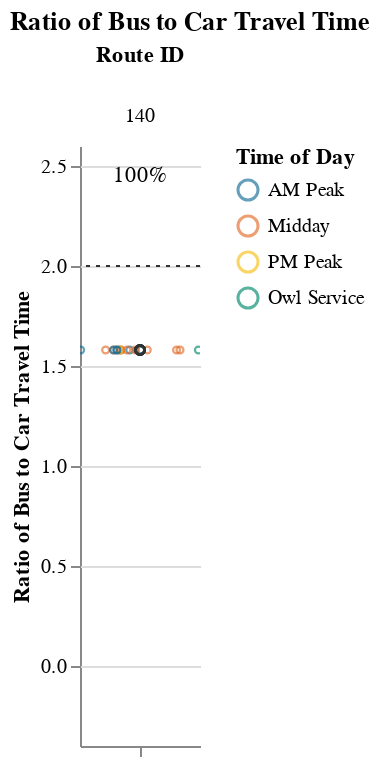
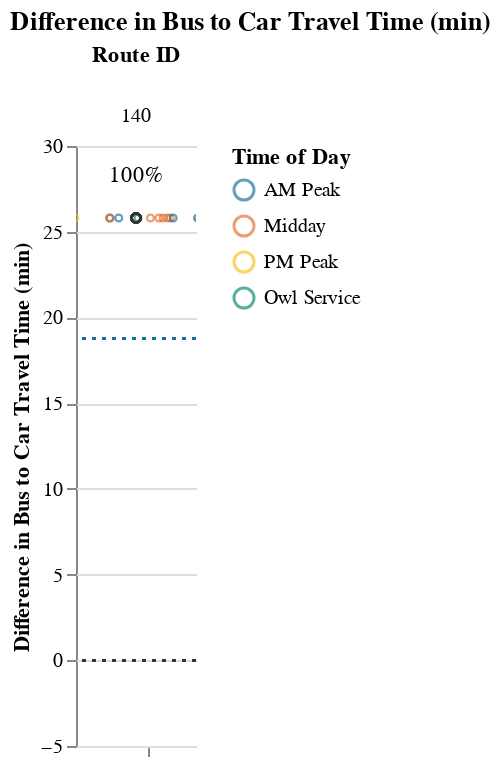

The notebook cell saved with these charts, in order:
### Markdown cell above
### Medium Routes (1-1.5 hrs)

### Code cell
route_group = "medium"
try:
    subset_routes, mult, diff  = setup_charts(df, PCT_COMPETITIVE_THRESHOLD, route_group)
    if len(subset_routes) > 0:
        display(
            Markdown(
                f"{CAPTIONS_DICT[route_group]}"
                "Within each route group, routes are sorted in descending order "
                "by % competitive trips and # trips below the additional time cut-off."
            )
        )

        display(mult)
        display(diff)
except:
    print("No routes meet this criteria.")

### Figure 1 — Vega-Lite specification as saved in the notebook (floating-point values rounded to 4 significant figures)
{"config": {"view": {"continuousWidth": 400, "continuousHeight": 300, "stroke": null}, "facet": {"spacing": 0}}, "data": {"name": "data-851c646b91fb6b437de3cfb18795bd82"}, "facet": {"column": {"field": "route_id", "sort": ["140"], "title": "Route ID", "type": "nominal"}}, "spec": {"layer": [{"mark": {"type": "point", "opacity": 0.65, "size": 12, "strokeWidth": 1.1}, "encoding": {"color": {"field": "time_of_day", "scale": {"range": ["#136C97", "#E16B26", "#F6BF16", "#00896B", "#7790A3", "#5B559C"]}, "sort": ["AM Peak", "Midday", "PM Peak", "Owl Service"], "title": "Time of Day", "type": "nominal"}, "tooltip": [{"field": "route_id", "type": "nominal"}, {"field": "trip_id", "type": "nominal"}, {"field": "service_hours", "type": "quantitative"}, {"field": "car_duration_hours", "type": "quantitative"}, {"field": "bus_multiplier", "type": "quantitative"}, {"field": "bus_difference", "type": "quantitative"}, {"field": "num_trips", "type": "quantitative"}, {"field": "num_competitive", "type": "quantitative"}, {"field": "pct_trips_competitive", "type": "quantitative"}, {"field": "p25", "type": "quantitative"}, {"field": "p50", "type": "quantitative"}, {"field": "p75", "type": "quantitative"}], "x": {"axis": {"grid": false, "labels": false, "ticks": true, "values": [0]}, "field": "jitter", "scale": {}, "title": null, "type": "quantitative"}, "y": {"field": "bus_multiplier", "scale": {"domain": [-0.25, 2.5]}, "title": "Ratio of Bus to Car Travel Time", "type": "quantitative"}}, "selection": {"selector001": {"type": "interval", "bind": "scales", "encodings": ["x", "y"]}}, "transform": [{"calculate": "sqrt(-2*log(random()))*cos(2*PI*random())", "as": "jitter"}], "width": 60}, {"layer": [{"mark": {"type": "point", "opacity": 0.6, "size": 20, "strokeWidth": 1.3}, "encoding": {"color": {"value": "#323434"}, "y": {"field": "bus_multiplier", "type": "quantitative"}}, "transform": [{"filter": "(datum.p50_trip === 1)"}]}, {"mark": {"type": "rule", "strokeDash": [2, 3]}, "encoding": {"color": {"value": "#323434"}, "y": {"field": "cutoff", "type": "quantitative"}}}, {"mark": {"type": "text", "align": "center", "baseline": "middle"}, "encoding": {"color": {"value": "black"}, "text": {"field": "pct_trips_competitive", "format": ".0%", "type": "quantitative"}, "tooltip": [{"field": "route_id", "type": "nominal"}, {"field": "trip_id", "type": "nominal"}, {"field": "service_hours", "type": "quantitative"}, {"field": "car_duration_hours", "type": "quantitative"}, {"field": "bus_multiplier", "type": "quantitative"}, {"field": "bus_difference", "type": "quantitative"}, {"field": "num_trips", "type": "quantitative"}, {"field": "num_competitive", "type": "quantitative"}, {"field": "pct_trips_competitive", "type": "quantitative"}, {"field": "p25", "type": "quantitative"}, {"field": "p50", "type": "quantitative"}, {"field": "p75", "type": "quantitative"}], "x": {"value": 30}, "y": {"value": 15}}, "transform": [{"calculate": "sqrt(-2*log(random()))*cos(2*PI*random())", "as": "jitter"}, {"filter": "(datum.fastest_trip === 1)"}]}]}]}, "resolve": {"scale": {"y": "shared"}}, "title": "Ratio of Bus to Car Travel Time", "$schema": "https://vega.github.io/schema/vega-lite/v4.17.0.json", "datasets": {"data-851c646b91fb6b437de3cfb18795bd82": [{"calitp_itp_id": 162, "trip_key": -7441048457027491372, "trip_id": "t_701154_b_486_tn_0", "shape_id": "p_2592", "route_id": "140", "service_hours": 1.17, "trip_first_departure_ts": 58500, "trip_last_arrival_ts": 62700, "departure_hour": 16, "time_of_day": "Midday", "p25": 1.17, "p50": 1.17, "p75": 1.17, "p50_trip": 1, "fastest_trip": 0, "car_duration_hours": 0.74, "competitive_route": 1, "bus_multiplier": 1.58, "bus_difference": 25.8, "num_trips": 18, "num_competitive": 18, "pct_trips_competitive": 1.0, "bus_difference_spread": 0.0, "route_group": "medium", "max_trip_hrs": 1.17, "max_trip_route_group": 1.25, "name": "Lassen Transit Service Agency", "caltrans_district": "02 - Redding", "drmt_organization_name": null, "cutoff2": 18.75, "cutoff": 2}, {"calitp_itp_id": 162, "trip_key": -6655135641420223528, "trip_id": "t_701159_b_486_tn_0", "shape_id": "p_2590", "route_id": "140", "service_hours": 1.17, "trip_first_departure_ts": 58500, "trip_last_arrival_ts": 62700, "departure_hour": 16, "time_of_day": "Midday", "p25": 1.17, "p50": 1.17, "p75": 1.17, "p50_trip": 1, "fastest_trip": 0, "car_duration_hours": 0.74, "competitive_route": 1, "bus_multiplier": 1.58, "bus_difference": 25.8, "num_trips": 18, "num_competitive": 18, "pct_trips_competitive": 1.0, "bus_difference_spread": 0.0, "route_group": "medium", "max_trip_hrs": 1.17, "max_trip_route_group": 1.25, "name": "Lassen Transit Service Agency", "caltrans_district": "02 - Redding", "drmt_organization_name": null, "cutoff2": 18.75, "cutoff": 2}, {"calitp_itp_id": 162, "trip_key": 163123633730246985, "trip_id": "t_43182_b_486_tn_0", "shape_id": "p_2590", "route_id": "140", "service_hours": 1.17, "trip_first_departure_ts": 27000, "trip_last_arrival_ts": 31200, "departure_hour": 7, "time_of_day": "AM Peak", "p25": 1.17, "p50": 1.17, "p75": 1.17, "p50_trip": 1, "fastest_trip": 0, "car_duration_hours": 0.74, "competitive_route": 1, "bus_multiplier": 1.58, "bus_difference": 25.8, "num_trips": 18, "num_competitive": 18, "pct_trips_competitive": 1.0, "bus_difference_spread": 0.0, "route_group": "medium", "max_trip_hrs": 1.17, "max_trip_route_group": 1.25, "name": "Lassen Transit Service Agency", "caltrans_district": "02 - Redding", "drmt_organization_name": null, "cutoff2": 18.75, "cutoff": 2}, {"calitp_itp_id": 162, "trip_key": -7451064904626647667, "trip_id": "t_65615_b_486_tn_0", "shape_id": "p_2590", "route_id": "140", "service_hours": 1.17, "trip_first_departure_ts": 35400, "trip_last_arrival_ts": 39600, "departure_hour": 9, "time_of_day": "AM Peak", "p25": 1.17, "p50": 1.17, "p75": 1.17, "p50_trip": 1, "fastest_trip": 0, "car_duration_hours": 0.74, "competitive_route": 1, "bus_multiplier": 1.58, "bus_difference": 25.8, "num_trips": 18, "num_competitive": 18, "pct_trips_competitive": 1.0, "bus_difference_spread": 0.0, "route_group": "medium", "max_trip_hrs": 1.17, "max_trip_route_group": 1.25, "name": "Lassen Transit Service Agency", "caltrans_district": "02 - Redding", "drmt_organization_name": null, "cutoff2": 18.75, "cutoff": 2}, {"calitp_itp_id": 162, "trip_key": -148586347677838749, "trip_id": "t_52898_b_486_tn_0", "shape_id": "p_2590", "route_id": "140", "service_hours": 1.17, "trip_first_departure_ts": 39600, "trip_last_arrival_ts": 43800, "departure_hour": 11, "time_of_day": "Midday", "p25": 1.17, "p50": 1.17, "p75": 1.17, "p50_trip": 1, "fastest_trip": 0, "car_duration_hours": 0.74, "competitive_route": 1, "bus_multiplier": 1.58, "bus_difference": 25.8, "num_trips": 18, "num_competitive": 18, "pct_trips_competitive": 1.0, "bus_difference_spread": 0.0, "route_group": "medium", "max_trip_hrs": 1.17, "max_trip_route_group": 1.25, "name": "Lassen Transit Service Agency", "caltrans_district": "02 - Redding", "drmt_organization_name": null, "cutoff2": 18.75, "cutoff": 2}, {"calitp_itp_id": 162, "trip_key": 5993577854083565528, "trip_id": "t_701152_b_486_tn_0", "shape_id": "p_2592", "route_id": "140", "service_hours": 1.17, "trip_first_departure_ts": 46800, "trip_last_arrival_ts": 51000, "departure_hour": 13, "time_of_day": "Midday", "p25": 1.17, "p50": 1.17, "p75": 1.17, "p50_trip": 1, "fastest_trip": 0, "car_duration_hours": 0.74, "competitive_route": 1, "bus_multiplier": 1.58, "bus_difference": 25.8, "num_trips": 18, "num_competitive": 18, "pct_trips_competitive": 1.0, "bus_difference_spread": 0.0, "route_group": "medium", "max_trip_hrs": 1.17, "max_trip_route_group": 1.25, "name": "Lassen Transit Service Agency", "caltrans_district": "02 - Redding", "drmt_organization_name": null, "cutoff2": 18.75, "cutoff": 2}, {"calitp_itp_id": 162, "trip_key": -6569951683780537501, "trip_id": "t_311_b_486_tn_0", "shape_id": "p_2590", "route_id": "140", "service_hours": 1.17, "trip_first_departure_ts": 22800, "trip_last_arrival_ts": 27000, "departure_hour": 6, "time_of_day": "Owl Service", "p25": 1.17, "p50": 1.17, "p75": 1.17, "p50_trip": 1, "fastest_trip": 0, "car_duration_hours": 0.74, "competitive_route": 1, "bus_multiplier": 1.58, "bus_difference": 25.8, "num_trips": 18, "num_competitive": 18, "pct_trips_competitive": 1.0, "bus_difference_spread": 0.0, "route_group": "medium", "max_trip_hrs": 1.17, "max_trip_route_group": 1.25, "name": "Lassen Transit Service Agency", "caltrans_district": "02 - Redding", "drmt_organization_name": null, "cutoff2": 18.75, "cutoff": 2}, {"calitp_itp_id": 162, "trip_key": -427625975056153156, "trip_id": "t_701155_b_486_tn_0", "shape_id": "p_2592", "route_id": "140", "service_hours": 1.17, "trip_first_departure_ts": 63000, "trip_last_arrival_ts": 67200, "departure_hour": 17, "time_of_day": "PM Peak", "p25": 1.17, "p50": 1.17, "p75": 1.17, "p50_trip": 1, "fastest_trip": 1, "car_duration_hours": 0.74, "competitive_route": 1, "bus_multiplier": 1.58, "bus_difference": 25.8, "num_trips": 18, "num_competitive": 18, "pct_trips_competitive": 1.0, "bus_difference_spread": 0.0, "route_group": "medium", "max_trip_hrs": 1.17, "max_trip_route_group": 1.25, "name": "Lassen Transit Service Agency", "caltrans_district": "02 - Redding", "drmt_organization_name": null, "cutoff2": 18.75, "cutoff": 2}, {"calitp_itp_id": 162, "trip_key": -5321235718658546117, "trip_id": "t_701147_b_486_tn_0", "shape_id": "p_2592", "route_id": "140", "service_hours": 1.17, "trip_first_departure_ts": 25800, "trip_last_arrival_ts": 30000, "departure_hour": 7, "time_of_day": "AM Peak", "p25": 1.17, "p50": 1.17, "p75": 1.17, "p50_trip": 1, "fastest_trip": 0, "car_duration_hours": 0.74, "competitive_route": 1, "bus_multiplier": 1.58, "bus_difference": 25.8, "num_trips": 18, "num_competitive": 18, "pct_trips_competitive": 1.0, "bus_difference_spread": 0.0, "route_group": "medium", "max_trip_hrs": 1.17, "max_trip_route_group": 1.25, "name": "Lassen Transit Service Agency", "caltrans_district": "02 - Redding", "drmt_organization_name": null, "cutoff2": 18.75, "cutoff": 2}, {"calitp_itp_id": 162, "trip_key": -638598821765185066, "trip_id": "t_701158_b_486_tn_0", "shape_id": "p_2590", "route_id": "140", "service_hours": 1.17, "trip_first_departure_ts": 54000, "trip_last_arrival_ts": 58200, "departure_hour": 15, "time_of_day": "Midday", "p25": 1.17, "p50": 1.17, "p75": 1.17, "p50_trip": 1, "fastest_trip": 0, "car_duration_hours": 0.74, "competitive_route": 1, "bus_multiplier": 1.58, "bus_difference": 25.8, "num_trips": 18, "num_competitive": 18, "pct_trips_competitive": 1.0, "bus_difference_spread": 0.0, "route_group": "medium", "max_trip_hrs": 1.17, "max_trip_route_group": 1.25, "name": "Lassen Transit Service Agency", "caltrans_district": "02 - Redding", "drmt_organization_name": null, "cutoff2": 18.75, "cutoff": 2}, {"calitp_itp_id": 162, "trip_key": 7377396138524665953, "trip_id": "t_701156_b_486_tn_0", "shape_id": "p_2590", "route_id": "140", "service_hours": 1.17, "trip_first_departure_ts": 43800, "trip_last_arrival_ts": 48000, "departure_hour": 12, "time_of_day": "Midday", "p25": 1.17, "p50": 1.17, "p75": 1.17, "p50_trip": 1, "fastest_trip": 0, "car_duration_hours": 0.74, "competitive_route": 1, "bus_multiplier": 1.58, "bus_difference": 25.8, "num_trips": 18, "num_competitive": 18, "pct_trips_competitive": 1.0, "bus_difference_spread": 0.0, "route_group": "medium", "max_trip_hrs": 1.17, "max_trip_route_group": 1.25, "name": "Lassen Transit Service Agency", "caltrans_district": "02 - Redding", "drmt_organization_name": null, "cutoff2": 18.75, "cutoff": 2}, {"calitp_itp_id": 162, "trip_key": -1528307077484583669, "trip_id": "t_701150_b_486_tn_0", "shape_id": "p_2592", "route_id": "140", "service_hours": 1.17, "trip_first_departure_ts": 38400, "trip_last_arrival_ts": 42600, "departure_hour": 10, "time_of_day": "Midday", "p25": 1.17, "p50": 1.17, "p75": 1.17, "p50_trip": 1, "fastest_trip": 0, "car_duration_hours": 0.74, "competitive_route": 1, "bus_multiplier": 1.58, "bus_difference": 25.8, "num_trips": 18, "num_competitive": 18, "pct_trips_competitive": 1.0, "bus_difference_spread": 0.0, "route_group": "medium", "max_trip_hrs": 1.17, "max_trip_route_group": 1.25, "name": "Lassen Transit Service Agency", "caltrans_district": "02 - Redding", "drmt_organization_name": null, "cutoff2": 18.75, "cutoff": 2}, {"calitp_itp_id": 162, "trip_key": 360758471734951794, "trip_id": "t_41753_b_486_tn_0", "shape_id": "p_2590", "route_id": "140", "service_hours": 1.17, "trip_first_departure_ts": 31200, "trip_last_arrival_ts": 35400, "departure_hour": 8, "time_of_day": "AM Peak", "p25": 1.17, "p50": 1.17, "p75": 1.17, "p50_trip": 1, "fastest_trip": 0, "car_duration_hours": 0.74, "competitive_route": 1, "bus_multiplier": 1.58, "bus_difference": 25.8, "num_trips": 18, "num_competitive": 18, "pct_trips_competitive": 1.0, "bus_difference_spread": 0.0, "route_group": "medium", "max_trip_hrs": 1.17, "max_trip_route_group": 1.25, "name": "Lassen Transit Service Agency", "caltrans_district": "02 - Redding", "drmt_organization_name": null, "cutoff2": 18.75, "cutoff": 2}, {"calitp_itp_id": 162, "trip_key": 7527485283245288471, "trip_id": "t_701151_b_486_tn_0", "shape_id": "p_2592", "route_id": "140", "service_hours": 1.17, "trip_first_departure_ts": 42600, "trip_last_arrival_ts": 46800, "departure_hour": 11, "time_of_day": "Midday", "p25": 1.17, "p50": 1.17, "p75": 1.17, "p50_trip": 1, "fastest_trip": 0, "car_duration_hours": 0.74, "competitive_route": 1, "bus_multiplier": 1.58, "bus_difference": 25.8, "num_trips": 18, "num_competitive": 18, "pct_trips_competitive": 1.0, "bus_difference_spread": 0.0, "route_group": "medium", "max_trip_hrs": 1.17, "max_trip_route_group": 1.25, "name": "Lassen Transit Service Agency", "caltrans_district": "02 - Redding", "drmt_organization_name": null, "cutoff2": 18.75, "cutoff": 2}, {"calitp_itp_id": 162, "trip_key": -3498275413812165012, "trip_id": "t_701153_b_486_tn_0", "shape_id": "p_2592", "route_id": "140", "service_hours": 1.17, "trip_first_departure_ts": 54000, "trip_last_arrival_ts": 58200, "departure_hour": 15, "time_of_day": "Midday", "p25": 1.17, "p50": 1.17, "p75": 1.17, "p50_trip": 1, "fastest_trip": 0, "car_duration_hours": 0.74, "competitive_route": 1, "bus_multiplier": 1.58, "bus_difference": 25.8, "num_trips": 18, "num_competitive": 18, "pct_trips_competitive": 1.0, "bus_difference_spread": 0.0, "route_group": "medium", "max_trip_hrs": 1.17, "max_trip_route_group": 1.25, "name": "Lassen Transit Service Agency", "caltrans_district": "02 - Redding", "drmt_organization_name": null, "cutoff2": 18.75, "cutoff": 2}, {"calitp_itp_id": 162, "trip_key": 6834665469824712221, "trip_id": "t_701157_b_486_tn_0", "shape_id": "p_2590", "route_id": "140", "service_hours": 1.17, "trip_first_departure_ts": 48000, "trip_last_arrival_ts": 52200, "departure_hour": 13, "time_of_day": "Midday", "p25": 1.17, "p50": 1.17, "p75": 1.17, "p50_trip": 1, "fastest_trip": 0, "car_duration_hours": 0.74, "competitive_route": 1, "bus_multiplier": 1.58, "bus_difference": 25.8, "num_trips": 18, "num_competitive": 18, "pct_trips_competitive": 1.0, "bus_difference_spread": 0.0, "route_group": "medium", "max_trip_hrs": 1.17, "max_trip_route_group": 1.25, "name": "Lassen Transit Service Agency", "caltrans_district": "02 - Redding", "drmt_organization_name": null, "cutoff2": 18.75, "cutoff": 2}, {"calitp_itp_id": 162, "trip_key": -717575847019719905, "trip_id": "t_701149_b_486_tn_0", "shape_id": "p_2592", "route_id": "140", "service_hours": 1.17, "trip_first_departure_ts": 34200, "trip_last_arrival_ts": 38400, "departure_hour": 9, "time_of_day": "AM Peak", "p25": 1.17, "p50": 1.17, "p75": 1.17, "p50_trip": 1, "fastest_trip": 0, "car_duration_hours": 0.74, "competitive_route": 1, "bus_multiplier": 1.58, "bus_difference": 25.8, "num_trips": 18, "num_competitive": 18, "pct_trips_competitive": 1.0, "bus_difference_spread": 0.0, "route_group": "medium", "max_trip_hrs": 1.17, "max_trip_route_group": 1.25, "name": "Lassen Transit Service Agency", "caltrans_district": "02 - Redding", "drmt_organization_name": null, "cutoff2": 18.75, "cutoff": 2}, {"calitp_itp_id": 162, "trip_key": -735780190084402498, "trip_id": "t_701148_b_486_tn_0", "shape_id": "p_2592", "route_id": "140", "service_hours": 1.17, "trip_first_departure_ts": 30000, "trip_last_arrival_ts": 34200, "departure_hour": 8, "time_of_day": "AM Peak", "p25": 1.17, "p50": 1.17, "p75": 1.17, "p50_trip": 1, "fastest_trip": 0, "car_duration_hours": 0.74, "competitive_route": 1, "bus_multiplier": 1.58, "bus_difference": 25.8, "num_trips": 18, "num_competitive": 18, "pct_trips_competitive": 1.0, "bus_difference_spread": 0.0, "route_group": "medium", "max_trip_hrs": 1.17, "max_trip_route_group": 1.25, "name": "Lassen Transit Service Agency", "caltrans_district": "02 - Redding", "drmt_organization_name": null, "cutoff2": 18.75, "cutoff": 2}]}}

### Figure 2 — Vega-Lite specification as saved in the notebook (floating-point values rounded to 4 significant figures)
{"config": {"view": {"continuousWidth": 400, "continuousHeight": 300, "stroke": null}, "facet": {"spacing": 0}}, "data": {"name": "data-a5829cd12b1e8a576a296bb97d7baf04"}, "facet": {"column": {"field": "route_id", "sort": ["140"], "title": "Route ID", "type": "nominal"}}, "spec": {"layer": [{"mark": {"type": "point", "opacity": 0.65, "size": 12, "strokeWidth": 1.1}, "encoding": {"color": {"field": "time_of_day", "scale": {"range": ["#136C97", "#E16B26", "#F6BF16", "#00896B", "#7790A3", "#5B559C"]}, "sort": ["AM Peak", "Midday", "PM Peak", "Owl Service"], "title": "Time of Day", "type": "nominal"}, "tooltip": [{"field": "route_id", "type": "nominal"}, {"field": "trip_id", "type": "nominal"}, {"field": "service_hours", "type": "quantitative"}, {"field": "car_duration_hours", "type": "quantitative"}, {"field": "bus_multiplier", "type": "quantitative"}, {"field": "bus_difference", "type": "quantitative"}, {"field": "num_trips", "type": "quantitative"}, {"field": "num_competitive", "type": "quantitative"}, {"field": "pct_trips_competitive", "type": "quantitative"}, {"field": "p25", "type": "quantitative"}, {"field": "p50", "type": "quantitative"}, {"field": "p75", "type": "quantitative"}], "x": {"axis": {"grid": false, "labels": false, "ticks": true, "values": [0]}, "field": "jitter", "scale": {}, "title": null, "type": "quantitative"}, "y": {"field": "bus_difference", "scale": {"domain": [-5, 27.0]}, "title": "Difference in Bus to Car Travel Time (min)", "type": "quantitative"}}, "selection": {"selector002": {"type": "interval", "bind": "scales", "encodings": ["x", "y"]}}, "transform": [{"calculate": "sqrt(-2*log(random()))*cos(2*PI*random())", "as": "jitter"}], "width": 60}, {"layer": [{"mark": {"type": "point", "opacity": 0.6, "size": 20, "strokeWidth": 1.3}, "encoding": {"color": {"value": "#323434"}, "y": {"field": "bus_difference", "type": "quantitative"}}, "transform": [{"filter": "(datum.p50_trip === 1)"}]}, {"mark": {"type": "rule", "strokeDash": [2, 3]}, "encoding": {"color": {"value": "#323434"}, "y": {"field": "cutoff", "type": "quantitative"}}}, {"mark": {"type": "rule", "strokeDash": [2, 3]}, "encoding": {"color": {"value": "#136C97"}, "y": {"field": "cutoff2", "type": "quantitative"}}}, {"mark": {"type": "text", "align": "center", "baseline": "middle"}, "encoding": {"color": {"value": "black"}, "text": {"field": "pct_trips_competitive", "format": ".0%", "type": "quantitative"}, "tooltip": [{"field": "route_id", "type": "nominal"}, {"field": "trip_id", "type": "nominal"}, {"field": "service_hours", "type": "quantitative"}, {"field": "car_duration_hours", "type": "quantitative"}, {"field": "bus_multiplier", "type": "quantitative"}, {"field": "bus_difference", "type": "quantitative"}, {"field": "num_trips", "type": "quantitative"}, {"field": "num_competitive", "type": "quantitative"}, {"field": "pct_trips_competitive", "type": "quantitative"}, {"field": "p25", "type": "quantitative"}, {"field": "p50", "type": "quantitative"}, {"field": "p75", "type": "quantitative"}], "x": {"value": 30}, "y": {"value": 15}}, "transform": [{"calculate": "sqrt(-2*log(random()))*cos(2*PI*random())", "as": "jitter"}, {"filter": "(datum.fastest_trip === 1)"}]}]}]}, "resolve": {"scale": {"y": "shared"}}, "title": "Difference in Bus to Car Travel Time (min)", "$schema": "https://vega.github.io/schema/vega-lite/v4.17.0.json", "datasets": {"data-a5829cd12b1e8a576a296bb97d7baf04": [{"calitp_itp_id": 162, "trip_key": -7441048457027491372, "trip_id": "t_701154_b_486_tn_0", "shape_id": "p_2592", "route_id": "140", "service_hours": 1.17, "trip_first_departure_ts": 58500, "trip_last_arrival_ts": 62700, "departure_hour": 16, "time_of_day": "Midday", "p25": 1.17, "p50": 1.17, "p75": 1.17, "p50_trip": 1, "fastest_trip": 0, "car_duration_hours": 0.74, "competitive_route": 1, "bus_multiplier": 1.58, "bus_difference": 25.8, "num_trips": 18, "num_competitive": 18, "pct_trips_competitive": 1.0, "bus_difference_spread": 0.0, "route_group": "medium", "max_trip_hrs": 1.17, "max_trip_route_group": 1.25, "name": "Lassen Transit Service Agency", "caltrans_district": "02 - Redding", "drmt_organization_name": null, "cutoff2": 18.75, "cutoff": 0}, {"calitp_itp_id": 162, "trip_key": -6655135641420223528, "trip_id": "t_701159_b_486_tn_0", "shape_id": "p_2590", "route_id": "140", "service_hours": 1.17, "trip_first_departure_ts": 58500, "trip_last_arrival_ts": 62700, "departure_hour": 16, "time_of_day": "Midday", "p25": 1.17, "p50": 1.17, "p75": 1.17, "p50_trip": 1, "fastest_trip": 0, "car_duration_hours": 0.74, "competitive_route": 1, "bus_multiplier": 1.58, "bus_difference": 25.8, "num_trips": 18, "num_competitive": 18, "pct_trips_competitive": 1.0, "bus_difference_spread": 0.0, "route_group": "medium", "max_trip_hrs": 1.17, "max_trip_route_group": 1.25, "name": "Lassen Transit Service Agency", "caltrans_district": "02 - Redding", "drmt_organization_name": null, "cutoff2": 18.75, "cutoff": 0}, {"calitp_itp_id": 162, "trip_key": 163123633730246985, "trip_id": "t_43182_b_486_tn_0", "shape_id": "p_2590", "route_id": "140", "service_hours": 1.17, "trip_first_departure_ts": 27000, "trip_last_arrival_ts": 31200, "departure_hour": 7, "time_of_day": "AM Peak", "p25": 1.17, "p50": 1.17, "p75": 1.17, "p50_trip": 1, "fastest_trip": 0, "car_duration_hours": 0.74, "competitive_route": 1, "bus_multiplier": 1.58, "bus_difference": 25.8, "num_trips": 18, "num_competitive": 18, "pct_trips_competitive": 1.0, "bus_difference_spread": 0.0, "route_group": "medium", "max_trip_hrs": 1.17, "max_trip_route_group": 1.25, "name": "Lassen Transit Service Agency", "caltrans_district": "02 - Redding", "drmt_organization_name": null, "cutoff2": 18.75, "cutoff": 0}, {"calitp_itp_id": 162, "trip_key": -7451064904626647667, "trip_id": "t_65615_b_486_tn_0", "shape_id": "p_2590", "route_id": "140", "service_hours": 1.17, "trip_first_departure_ts": 35400, "trip_last_arrival_ts": 39600, "departure_hour": 9, "time_of_day": "AM Peak", "p25": 1.17, "p50": 1.17, "p75": 1.17, "p50_trip": 1, "fastest_trip": 0, "car_duration_hours": 0.74, "competitive_route": 1, "bus_multiplier": 1.58, "bus_difference": 25.8, "num_trips": 18, "num_competitive": 18, "pct_trips_competitive": 1.0, "bus_difference_spread": 0.0, "route_group": "medium", "max_trip_hrs": 1.17, "max_trip_route_group": 1.25, "name": "Lassen Transit Service Agency", "caltrans_district": "02 - Redding", "drmt_organization_name": null, "cutoff2": 18.75, "cutoff": 0}, {"calitp_itp_id": 162, "trip_key": -148586347677838749, "trip_id": "t_52898_b_486_tn_0", "shape_id": "p_2590", "route_id": "140", "service_hours": 1.17, "trip_first_departure_ts": 39600, "trip_last_arrival_ts": 43800, "departure_hour": 11, "time_of_day": "Midday", "p25": 1.17, "p50": 1.17, "p75": 1.17, "p50_trip": 1, "fastest_trip": 0, "car_duration_hours": 0.74, "competitive_route": 1, "bus_multiplier": 1.58, "bus_difference": 25.8, "num_trips": 18, "num_competitive": 18, "pct_trips_competitive": 1.0, "bus_difference_spread": 0.0, "route_group": "medium", "max_trip_hrs": 1.17, "max_trip_route_group": 1.25, "name": "Lassen Transit Service Agency", "caltrans_district": "02 - Redding", "drmt_organization_name": null, "cutoff2": 18.75, "cutoff": 0}, {"calitp_itp_id": 162, "trip_key": 5993577854083565528, "trip_id": "t_701152_b_486_tn_0", "shape_id": "p_2592", "route_id": "140", "service_hours": 1.17, "trip_first_departure_ts": 46800, "trip_last_arrival_ts": 51000, "departure_hour": 13, "time_of_day": "Midday", "p25": 1.17, "p50": 1.17, "p75": 1.17, "p50_trip": 1, "fastest_trip": 0, "car_duration_hours": 0.74, "competitive_route": 1, "bus_multiplier": 1.58, "bus_difference": 25.8, "num_trips": 18, "num_competitive": 18, "pct_trips_competitive": 1.0, "bus_difference_spread": 0.0, "route_group": "medium", "max_trip_hrs": 1.17, "max_trip_route_group": 1.25, "name": "Lassen Transit Service Agency", "caltrans_district": "02 - Redding", "drmt_organization_name": null, "cutoff2": 18.75, "cutoff": 0}, {"calitp_itp_id": 162, "trip_key": -6569951683780537501, "trip_id": "t_311_b_486_tn_0", "shape_id": "p_2590", "route_id": "140", "service_hours": 1.17, "trip_first_departure_ts": 22800, "trip_last_arrival_ts": 27000, "departure_hour": 6, "time_of_day": "Owl Service", "p25": 1.17, "p50": 1.17, "p75": 1.17, "p50_trip": 1, "fastest_trip": 0, "car_duration_hours": 0.74, "competitive_route": 1, "bus_multiplier": 1.58, "bus_difference": 25.8, "num_trips": 18, "num_competitive": 18, "pct_trips_competitive": 1.0, "bus_difference_spread": 0.0, "route_group": "medium", "max_trip_hrs": 1.17, "max_trip_route_group": 1.25, "name": "Lassen Transit Service Agency", "caltrans_district": "02 - Redding", "drmt_organization_name": null, "cutoff2": 18.75, "cutoff": 0}, {"calitp_itp_id": 162, "trip_key": -427625975056153156, "trip_id": "t_701155_b_486_tn_0", "shape_id": "p_2592", "route_id": "140", "service_hours": 1.17, "trip_first_departure_ts": 63000, "trip_last_arrival_ts": 67200, "departure_hour": 17, "time_of_day": "PM Peak", "p25": 1.17, "p50": 1.17, "p75": 1.17, "p50_trip": 1, "fastest_trip": 1, "car_duration_hours": 0.74, "competitive_route": 1, "bus_multiplier": 1.58, "bus_difference": 25.8, "num_trips": 18, "num_competitive": 18, "pct_trips_competitive": 1.0, "bus_difference_spread": 0.0, "route_group": "medium", "max_trip_hrs": 1.17, "max_trip_route_group": 1.25, "name": "Lassen Transit Service Agency", "caltrans_district": "02 - Redding", "drmt_organization_name": null, "cutoff2": 18.75, "cutoff": 0}, {"calitp_itp_id": 162, "trip_key": -5321235718658546117, "trip_id": "t_701147_b_486_tn_0", "shape_id": "p_2592", "route_id": "140", "service_hours": 1.17, "trip_first_departure_ts": 25800, "trip_last_arrival_ts": 30000, "departure_hour": 7, "time_of_day": "AM Peak", "p25": 1.17, "p50": 1.17, "p75": 1.17, "p50_trip": 1, "fastest_trip": 0, "car_duration_hours": 0.74, "competitive_route": 1, "bus_multiplier": 1.58, "bus_difference": 25.8, "num_trips": 18, "num_competitive": 18, "pct_trips_competitive": 1.0, "bus_difference_spread": 0.0, "route_group": "medium", "max_trip_hrs": 1.17, "max_trip_route_group": 1.25, "name": "Lassen Transit Service Agency", "caltrans_district": "02 - Redding", "drmt_organization_name": null, "cutoff2": 18.75, "cutoff": 0}, {"calitp_itp_id": 162, "trip_key": -638598821765185066, "trip_id": "t_701158_b_486_tn_0", "shape_id": "p_2590", "route_id": "140", "service_hours": 1.17, "trip_first_departure_ts": 54000, "trip_last_arrival_ts": 58200, "departure_hour": 15, "time_of_day": "Midday", "p25": 1.17, "p50": 1.17, "p75": 1.17, "p50_trip": 1, "fastest_trip": 0, "car_duration_hours": 0.74, "competitive_route": 1, "bus_multiplier": 1.58, "bus_difference": 25.8, "num_trips": 18, "num_competitive": 18, "pct_trips_competitive": 1.0, "bus_difference_spread": 0.0, "route_group": "medium", "max_trip_hrs": 1.17, "max_trip_route_group": 1.25, "name": "Lassen Transit Service Agency", "caltrans_district": "02 - Redding", "drmt_organization_name": null, "cutoff2": 18.75, "cutoff": 0}, {"calitp_itp_id": 162, "trip_key": 7377396138524665953, "trip_id": "t_701156_b_486_tn_0", "shape_id": "p_2590", "route_id": "140", "service_hours": 1.17, "trip_first_departure_ts": 43800, "trip_last_arrival_ts": 48000, "departure_hour": 12, "time_of_day": "Midday", "p25": 1.17, "p50": 1.17, "p75": 1.17, "p50_trip": 1, "fastest_trip": 0, "car_duration_hours": 0.74, "competitive_route": 1, "bus_multiplier": 1.58, "bus_difference": 25.8, "num_trips": 18, "num_competitive": 18, "pct_trips_competitive": 1.0, "bus_difference_spread": 0.0, "route_group": "medium", "max_trip_hrs": 1.17, "max_trip_route_group": 1.25, "name": "Lassen Transit Service Agency", "caltrans_district": "02 - Redding", "drmt_organization_name": null, "cutoff2": 18.75, "cutoff": 0}, {"calitp_itp_id": 162, "trip_key": -1528307077484583669, "trip_id": "t_701150_b_486_tn_0", "shape_id": "p_2592", "route_id": "140", "service_hours": 1.17, "trip_first_departure_ts": 38400, "trip_last_arrival_ts": 42600, "departure_hour": 10, "time_of_day": "Midday", "p25": 1.17, "p50": 1.17, "p75": 1.17, "p50_trip": 1, "fastest_trip": 0, "car_duration_hours": 0.74, "competitive_route": 1, "bus_multiplier": 1.58, "bus_difference": 25.8, "num_trips": 18, "num_competitive": 18, "pct_trips_competitive": 1.0, "bus_difference_spread": 0.0, "route_group": "medium", "max_trip_hrs": 1.17, "max_trip_route_group": 1.25, "name": "Lassen Transit Service Agency", "caltrans_district": "02 - Redding", "drmt_organization_name": null, "cutoff2": 18.75, "cutoff": 0}, {"calitp_itp_id": 162, "trip_key": 360758471734951794, "trip_id": "t_41753_b_486_tn_0", "shape_id": "p_2590", "route_id": "140", "service_hours": 1.17, "trip_first_departure_ts": 31200, "trip_last_arrival_ts": 35400, "departure_hour": 8, "time_of_day": "AM Peak", "p25": 1.17, "p50": 1.17, "p75": 1.17, "p50_trip": 1, "fastest_trip": 0, "car_duration_hours": 0.74, "competitive_route": 1, "bus_multiplier": 1.58, "bus_difference": 25.8, "num_trips": 18, "num_competitive": 18, "pct_trips_competitive": 1.0, "bus_difference_spread": 0.0, "route_group": "medium", "max_trip_hrs": 1.17, "max_trip_route_group": 1.25, "name": "Lassen Transit Service Agency", "caltrans_district": "02 - Redding", "drmt_organization_name": null, "cutoff2": 18.75, "cutoff": 0}, {"calitp_itp_id": 162, "trip_key": 7527485283245288471, "trip_id": "t_701151_b_486_tn_0", "shape_id": "p_2592", "route_id": "140", "service_hours": 1.17, "trip_first_departure_ts": 42600, "trip_last_arrival_ts": 46800, "departure_hour": 11, "time_of_day": "Midday", "p25": 1.17, "p50": 1.17, "p75": 1.17, "p50_trip": 1, "fastest_trip": 0, "car_duration_hours": 0.74, "competitive_route": 1, "bus_multiplier": 1.58, "bus_difference": 25.8, "num_trips": 18, "num_competitive": 18, "pct_trips_competitive": 1.0, "bus_difference_spread": 0.0, "route_group": "medium", "max_trip_hrs": 1.17, "max_trip_route_group": 1.25, "name": "Lassen Transit Service Agency", "caltrans_district": "02 - Redding", "drmt_organization_name": null, "cutoff2": 18.75, "cutoff": 0}, {"calitp_itp_id": 162, "trip_key": -3498275413812165012, "trip_id": "t_701153_b_486_tn_0", "shape_id": "p_2592", "route_id": "140", "service_hours": 1.17, "trip_first_departure_ts": 54000, "trip_last_arrival_ts": 58200, "departure_hour": 15, "time_of_day": "Midday", "p25": 1.17, "p50": 1.17, "p75": 1.17, "p50_trip": 1, "fastest_trip": 0, "car_duration_hours": 0.74, "competitive_route": 1, "bus_multiplier": 1.58, "bus_difference": 25.8, "num_trips": 18, "num_competitive": 18, "pct_trips_competitive": 1.0, "bus_difference_spread": 0.0, "route_group": "medium", "max_trip_hrs": 1.17, "max_trip_route_group": 1.25, "name": "Lassen Transit Service Agency", "caltrans_district": "02 - Redding", "drmt_organization_name": null, "cutoff2": 18.75, "cutoff": 0}, {"calitp_itp_id": 162, "trip_key": 6834665469824712221, "trip_id": "t_701157_b_486_tn_0", "shape_id": "p_2590", "route_id": "140", "service_hours": 1.17, "trip_first_departure_ts": 48000, "trip_last_arrival_ts": 52200, "departure_hour": 13, "time_of_day": "Midday", "p25": 1.17, "p50": 1.17, "p75": 1.17, "p50_trip": 1, "fastest_trip": 0, "car_duration_hours": 0.74, "competitive_route": 1, "bus_multiplier": 1.58, "bus_difference": 25.8, "num_trips": 18, "num_competitive": 18, "pct_trips_competitive": 1.0, "bus_difference_spread": 0.0, "route_group": "medium", "max_trip_hrs": 1.17, "max_trip_route_group": 1.25, "name": "Lassen Transit Service Agency", "caltrans_district": "02 - Redding", "drmt_organization_name": null, "cutoff2": 18.75, "cutoff": 0}, {"calitp_itp_id": 162, "trip_key": -717575847019719905, "trip_id": "t_701149_b_486_tn_0", "shape_id": "p_2592", "route_id": "140", "service_hours": 1.17, "trip_first_departure_ts": 34200, "trip_last_arrival_ts": 38400, "departure_hour": 9, "time_of_day": "AM Peak", "p25": 1.17, "p50": 1.17, "p75": 1.17, "p50_trip": 1, "fastest_trip": 0, "car_duration_hours": 0.74, "competitive_route": 1, "bus_multiplier": 1.58, "bus_difference": 25.8, "num_trips": 18, "num_competitive": 18, "pct_trips_competitive": 1.0, "bus_difference_spread": 0.0, "route_group": "medium", "max_trip_hrs": 1.17, "max_trip_route_group": 1.25, "name": "Lassen Transit Service Agency", "caltrans_district": "02 - Redding", "drmt_organization_name": null, "cutoff2": 18.75, "cutoff": 0}, {"calitp_itp_id": 162, "trip_key": -735780190084402498, "trip_id": "t_701148_b_486_tn_0", "shape_id": "p_2592", "route_id": "140", "service_hours": 1.17, "trip_first_departure_ts": 30000, "trip_last_arrival_ts": 34200, "departure_hour": 8, "time_of_day": "AM Peak", "p25": 1.17, "p50": 1.17, "p75": 1.17, "p50_trip": 1, "fastest_trip": 0, "car_duration_hours": 0.74, "competitive_route": 1, "bus_multiplier": 1.58, "bus_difference": 25.8, "num_trips": 18, "num_competitive": 18, "pct_trips_competitive": 1.0, "bus_difference_spread": 0.0, "route_group": "medium", "max_trip_hrs": 1.17, "max_trip_route_group": 1.25, "name": "Lassen Transit Service Agency", "caltrans_district": "02 - Redding", "drmt_organization_name": null, "cutoff2": 18.75, "cutoff": 0}]}}
